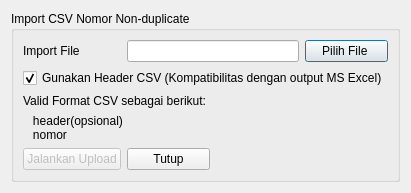
<?xml version="1.0" encoding="UTF-8"?>
<ui version="4.0">
 <class>ImportNomorNonDuplicate</class>
 <widget class="QDialog" name="ImportNomorNonDuplicate">
  <property name="geometry">
   <rect>
    <x>0</x>
    <y>0</y>
    <width>400</width>
    <height>181</height>
   </rect>
  </property>
  <property name="windowTitle">
   <string>Dialog</string>
  </property>
  <layout class="QGridLayout" name="gridLayout_2">
   <item row="0" column="0">
    <layout class="QGridLayout" name="gridLayout">
     <item row="0" column="0">
      <widget class="QGroupBox" name="groupBox">
       <property name="title">
        <string>Import CSV Nomor Non-duplicate</string>
       </property>
       <layout class="QGridLayout" name="gridLayout_4">
        <item row="0" column="0">
         <layout class="QGridLayout" name="gridLayout_3">
          <item row="0" column="3">
           <widget class="QPushButton" name="pushButton_pilih_file_csv">
            <property name="text">
             <string>Pilih File </string>
            </property>
           </widget>
          </item>
          <item row="4" column="0">
           <widget class="QPushButton" name="pushButton_jalankan_upload">
            <property name="enabled">
             <bool>false</bool>
            </property>
            <property name="text">
             <string>Jalankan Upload</string>
            </property>
           </widget>
          </item>
          <item row="1" column="0" colspan="4">
           <widget class="QCheckBox" name="checkBox_is_using_header">
            <property name="text">
             <string>Gunakan Header CSV (Kompatibilitas dengan output MS Excel)</string>
            </property>
            <property name="checked">
             <bool>true</bool>
            </property>
           </widget>
          </item>
          <item row="3" column="0" colspan="3">
           <widget class="QLabel" name="label_3">
            <property name="text">
             <string>   header(opsional)
   nomor</string>
            </property>
           </widget>
          </item>
          <item row="2" column="0" colspan="3">
           <widget class="QLabel" name="label_2">
            <property name="text">
             <string>Valid Format CSV sebagai berikut:</string>
            </property>
           </widget>
          </item>
          <item row="0" column="0">
           <widget class="QLabel" name="label">
            <property name="text">
             <string>Import File</string>
            </property>
           </widget>
          </item>
          <item row="4" column="1">
           <widget class="QPushButton" name="pushButton_tutup">
            <property name="text">
             <string>Tutup</string>
            </property>
           </widget>
          </item>
          <item row="0" column="1" colspan="2">
           <widget class="QLineEdit" name="lineEdit">
            <property name="readOnly">
             <bool>true</bool>
            </property>
           </widget>
          </item>
         </layout>
        </item>
       </layout>
      </widget>
     </item>
    </layout>
   </item>
  </layout>
 </widget>
 <resources/>
 <connections/>
</ui>
